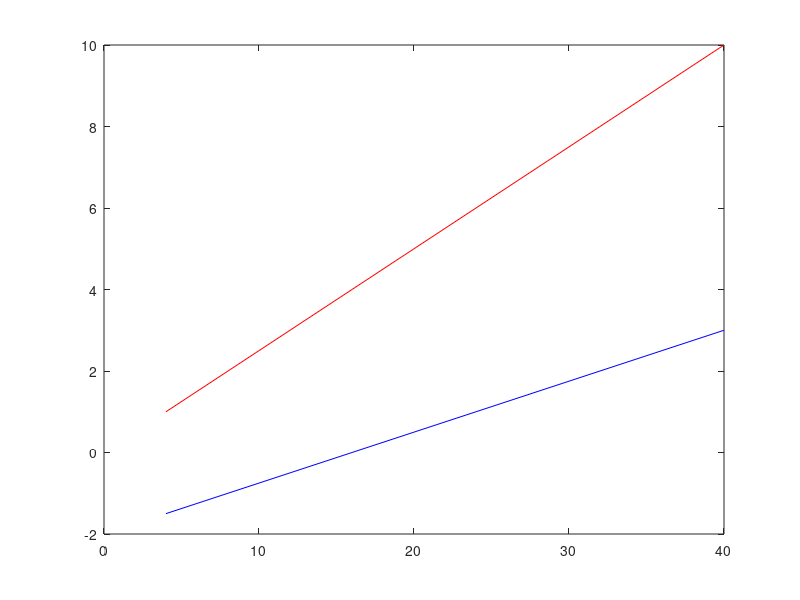

Write the MATLAB code that produced this figure. (Note: this script raises an error after producing the figure.)
% vcRecessionShadesTest
%
% Test the function to put recession shades.
%
% ..............................................................................
%
% Created: April 26, 2011 by Vasco Curdia
% Updated: July 26, 2011 by Vasco Curdia
% 
% Copyright 2011 by Vasco Curdia


%% Prepare information
x = 1:10;
y = -2+0.5*(1:10);
tid = 4*(1:10);
Rec = [zeros(1,2),ones(1,2),zeros(1,3),ones(1,2),0];

%% Make plots
plot(tid,x,'r')
hold on
plot(tid,y,'b')
hold off
legend('x','y','Location','NW')

%% Add Recession Shades
vcRecessionShades(Rec,'TimeIdx',tid)

%% Make PDF
% If want to test how it looks in pdf, and have epstopdf installed
% print -depsc testplot.eps
% !epstopdf testplot.eps
% winopen testplot.pdf